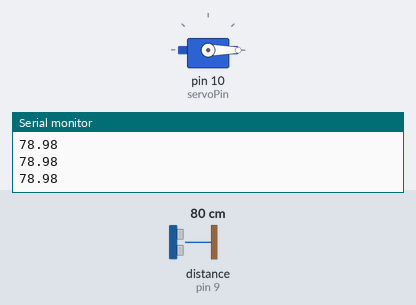
A sketch run on a simulated Arduino Uno, built with avr-gcc and run on an emulated ATmega328P. Shown: servo, the last lines printed to the serial monitor. Wiring (inferred from the names in the program): ultrasonic range finder: trigger pin 8; echo pin 9. The inputs (shaded band) are chosen by the test bench; at power-on: distance to the obstacle (sensor on pin 9) 80 cm. The echo pulse lasts 58.3 µs per cm.

Above: at 1.2 s.
1.3 s: distance to the obstacle (sensor on pin 9) set to 23 cm
2.8 s: distance to the obstacle (sensor on pin 9) set to 18 cm
At 4.0 s:
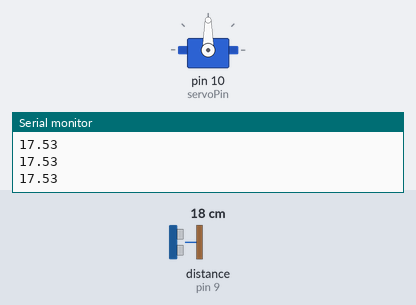
4.3 s: distance to the obstacle (sensor on pin 9) set to 35 cm
At 5.1 s:
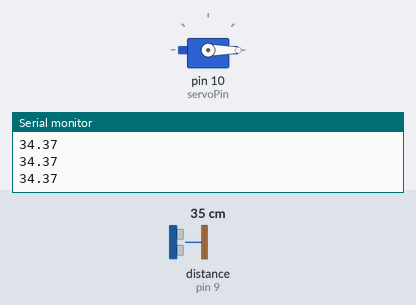
5.8 s: distance to the obstacle (sensor on pin 9) set to 2 cm
At 6.7 s:
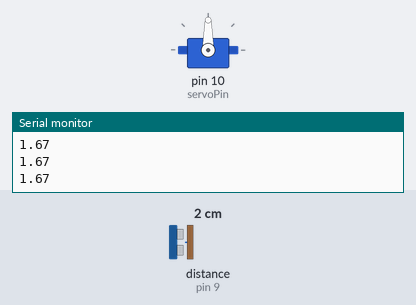
Timing chart, 0 to 8.3 s (numbered marks = the images above; inputs shaded):
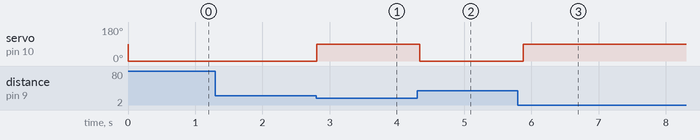

Measured:
- the behaviour switches between 21 and 20 cm on distance to the obstacle (sensor on pin 9) (found by bisection; images 0 and 1)
- after the input at 2.8 s, servo on pin 10 (servoPin): 0° → 90° at once
- after the input at 4.3 s, servo on pin 10 (servoPin): 90° → 0° at once
- after the input at 5.8 s, servo on pin 10 (servoPin): 0° → 90° after 0.08 s

The sketch:

ultrasounds-servo-motor.ino
```cpp
#include <Servo.h> //import servo motor library

const int trigPin = 8;   // ultrasound trig pin
const int echoPin = 9;   // ultrasound echo pin
const int servoPin = 10; // servo motor signal pin

Servo myServo;

void setup()
{
    // put your setup code here, to run once:
    pinMode(trigPin, OUTPUT);
    pinMode(echoPin, INPUT);
    myServo.attach(servoPin); // connect servo signal pin
    Serial.begin(9600);       // debug purpose
}

void loop()
{
    // put your main code here, to run repeatedly:

    // ultrasound sensor module
    // send 10 μs trigger pulse to start distance measurement
    digitalWrite(trigPin, LOW);
    delayMicroseconds(2);

    digitalWrite(trigPin, HIGH);
    delayMicroseconds(10);

    digitalWrite(trigPin, LOW);

    long duration = pulseIn(echoPin, HIGH); // get duration time
    float distance = duration * 0.034 / 2;  // muliply sound velocity to get disntance

    Serial.println(distance);

    // servo motor module
    // ctrl servo motor
    if (distance < 20)
    {
        myServo.write(90);
    }
    else
    {
        myServo.write(0);
    }

    delay(100);
}
```
